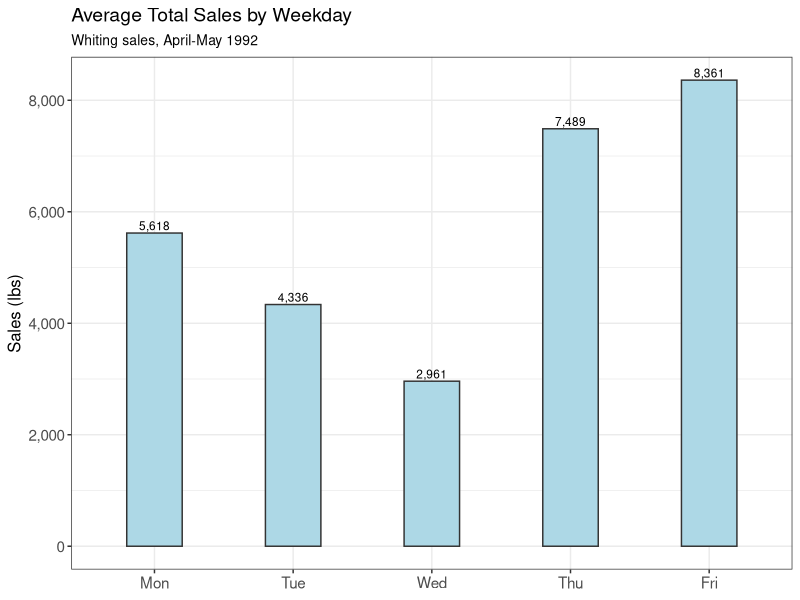
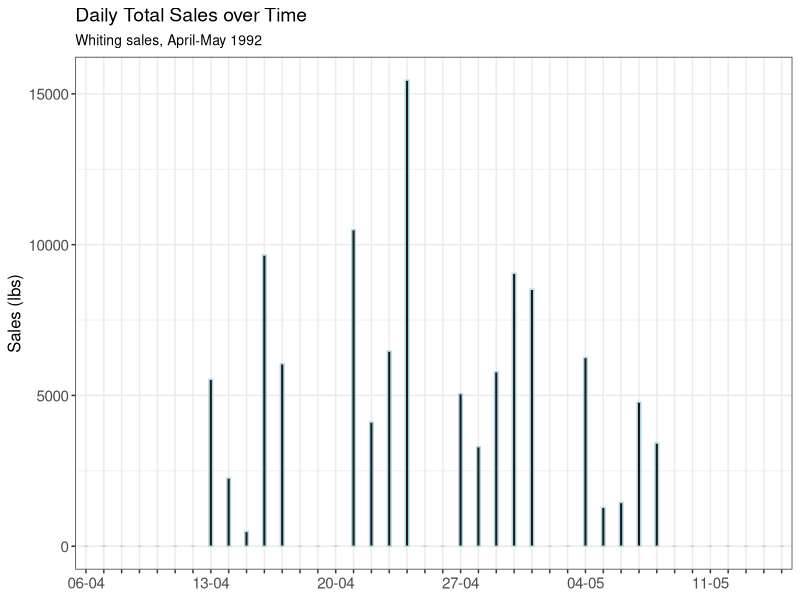

Here is the R script that generated these plots, in order:
## ---- chunk 1
knitr::opts_chunk$set(
  echo    = TRUE,
  message = FALSE,  # Meldungen ausblenden
  warning = FALSE   # Warnungen ausblenden
)
## ---- chunk 2
## Load packages and dataset
library(readr)
library(dplyr)
library(ggplot2)
library(tidyr)

detailed <- read_tsv("../data/detailed_fish_market_data.txt")
## ---- chunk 3

# delete those rows that have NA for 
# "price","quan", "totr", "tots" and 
# filter for whiting (no king)
detailed_whiting <- detailed %>%
  filter(!is.na(pric),
         !is.na(quan),
         !is.na(totr),
         type == "w") %>%
  arrange(date)


# There seem to be two entries in the dataset, where there are two dealer per day.
# Since this is the case only for two out of all days in April and May: drop those two observations 
detailed_whiting <- detailed_whiting %>%
  # frequency of the same tots value for different days
  group_by(date, dayw, tots) %>%
  mutate(n_same_tots = n()) %>%
  
  # number of distinct tots days
  group_by(date, dayw) %>%
  mutate(n_tots_values = n_distinct(tots)) %>%
  ungroup() %>%
  
  # delete rows for which (there are multiple different tots values 
  #                                   AND 
  #                       for which the tot value only appears once)
  filter(!(n_tots_values > 1 & n_same_tots == 1)) %>%
  
  # delete rows that are not longer needed
  select(-n_same_tots, -n_tots_values)


## two cases, where > 1 dealer is present
tots_inconsistent <- detailed_whiting |>
  group_by(date, dayw) |>
  mutate(
    n_tots = n_distinct(tots)
  ) |>
  filter(n_tots > 1) |>
  arrange(date, dayw, tots, totr)
## ---- chunk 4
# theme for plots
theme_fontsize <- theme(
  plot.title = element_text(size = 14),
  plot.subtitle = element_text(size = 10),
  axis.title = element_text(size = 12),
  axis.text = element_text(size = 11),
  legend.text = element_text(size = 11),
)



# dataset for the daily-level
detailed_whiting_daily <- detailed_whiting %>%
  group_by(date) %>%
  summarise(
    avg_pric = mean(pric),
    totr = first(totr),
    tots = first(tots),
    dayw = first(dayw),
    n_trsact = n(),
    strate = first(tots)/first(totr)
  )

# labels for time series data plots
date_seq <- seq(
  from = as.Date("1992-04-06"),
  to   = as.Date("1992-05-15"),
  by   = "day"
)

# format as "MM-YYYY"
day_labels <- format(date_seq, "%d-%m")

# Named character vector: names are month_ids
day_lookup_vec <- setNames(day_labels, c(seq(406,430, by = 1),seq(501,515, by=1)))

break_vec_x_axis <- c(seq(406,430, by = 7),seq(504,515, by=7))
all_days_x_axis <- c(seq(406,430, by = 1),seq(501,515, by=1))
## ---- chunk 5
####
# summary of the daily datset
####
detailed_whiting_daily %>%
  select(totr, tots, n_trsact) %>%
  summary()
## ---- chunk 6
####
# barchart average sales by dayw (Day of the Week)
####
detailed_whiting_daily %>%
  group_by(dayw) %>%
  summarise(avg_tots = mean(tots, na.rm = TRUE)) %>%
  ggplot(aes(x = factor(dayw), y = avg_tots)) +
  geom_col(fill = "lightblue", colour = "grey20", width = 0.4) + 
  labs(title = "Average Total Sales by Weekday",
       subtitle = "Whiting sales, April-May 1992",
       y = "Sales (lbs)",
       x = NULL)+
  geom_text(
    aes(label = scales::comma(round(avg_tots, 0))),
    vjust = -0.3,
    size = 3
  ) +
  scale_x_discrete(breaks = 1:5,
                   labels = c("Mon", "Tue", "Wed", "Thu", "Fri")) +
  scale_y_continuous(labels = scales::comma) +
  theme_bw() +
  theme_fontsize


####
# time series of tots (total sales)
####
tots_plot_df <- detailed_whiting_daily %>%
  select(date, tots) %>%
  complete(date = 406:515,
           fill = list(tots = 0)) %>%
  arrange(date) %>%
  filter(!between(date, 431, 500)) %>%
  mutate(date_fac = factor(date, levels = date))


ggplot(tots_plot_df, aes(x=date_fac, y = tots, group = 1)) + 
  geom_col(width = 0.2,
           colour = "lightblue",
           fill="grey10") +
  labs(title = "Daily Total Sales over Time",
       subtitle = "Whiting sales, April-May 1992",
       y = "Sales (lbs)",
       x = NULL)+ 
  scale_x_discrete(breaks = as.character(all_days_x_axis),
                   labels = function(x) {
                     lab <- rep("", length(x))
                     sel <- x %in% as.character(break_vec_x_axis)
                     lab[sel] <- day_lookup_vec[x[sel]]
                     lab
                   }) +
  theme_bw() +
  theme_fontsize
